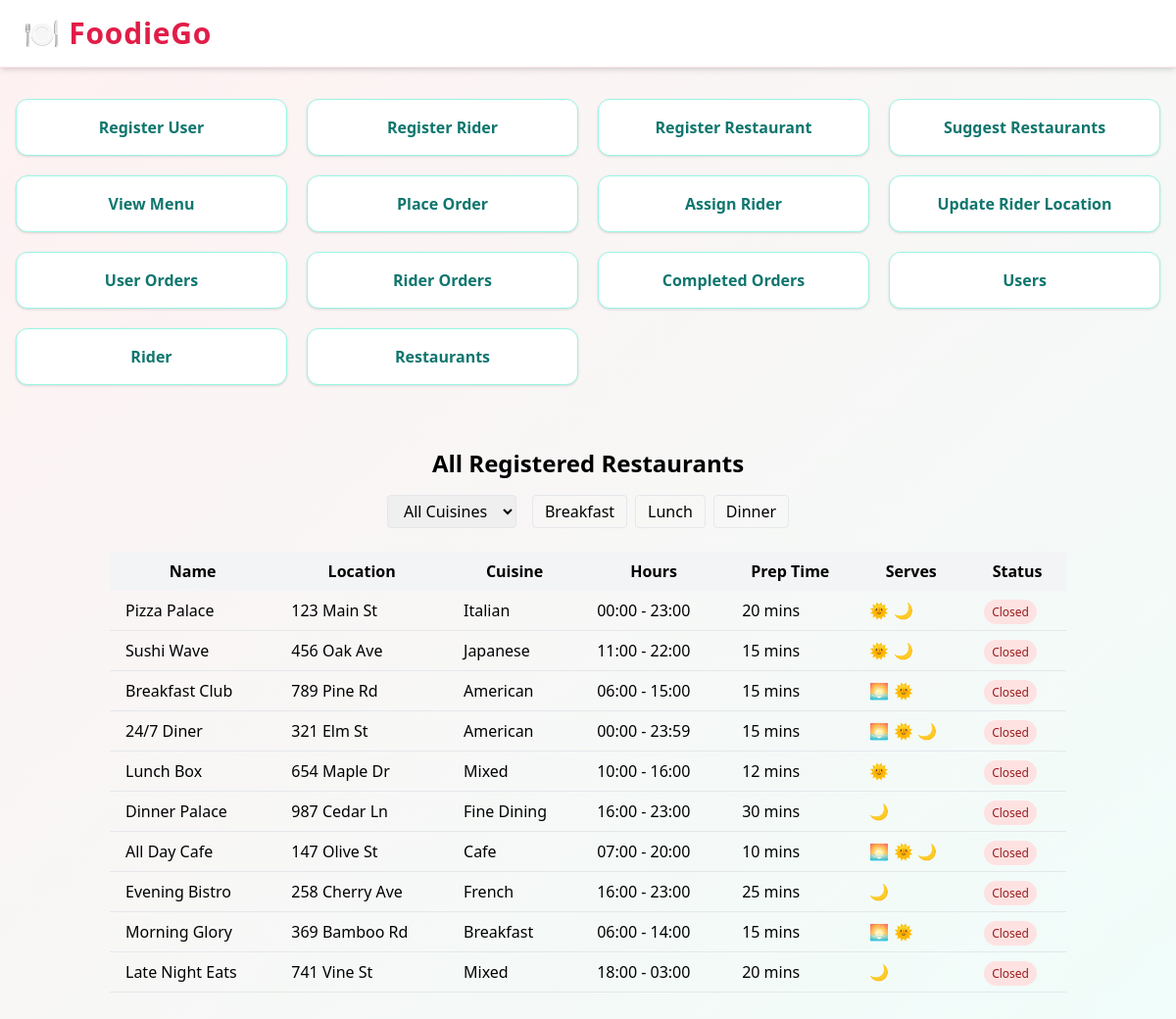
The app's page /restaurants with its own data.
### tables this page shows
CREATE TABLE restaurants (
                    restaurant_id INTEGER PRIMARY KEY AUTOINCREMENT,
                    name TEXT NOT NULL,
                    location TEXT NOT NULL,
                    food_type TEXT DEFAULT 'Mixed',
                    prep_time INTEGER DEFAULT 10,
                    opening_time TIME DEFAULT '09:00:00',
                    closing_time TIME DEFAULT '22:00:00',
                    serves_breakfast BOOLEAN DEFAULT 1,
                    serves_lunch BOOLEAN DEFAULT 1,
                    serves_dinner BOOLEAN DEFAULT 1
                );

### routes/restaurant_routes.py (the view)
@restaurant_routes.route('/restaurants')
def get_all_restaurants():
    try:
        with db_cursor() as cursor:
            cursor.execute("SELECT * FROM restaurants")
            restaurants = cursor.fetchall()
        if not restaurants:
            return render_template('restaurant.html', error="No restaurants found.")
        return render_template('restaurant.html', restaurants=restaurants)
    except Exception as e:
        print(f"Error: {e}")
        return render_template('restaurant.html', error="Error loading restaurants.")

### db.py (called while the page is built)
@contextmanager
def db_cursor():
    conn = sqlite3.connect('food_delivery.db')
    conn.row_factory = sqlite3.Row  # Set BEFORE creating the cursor!
    cursor = conn.cursor()
    try:
        yield cursor
        conn.commit()
    except Exception as e:
        conn.rollback()
        raise e
    finally:
        cursor.close()
        conn.close()

### templates/restaurant.html (shortened to what this page needs)
{% extends 'base.html' %}
{% block content %}
<div class="container mx-auto p-6">
    <h2 class="text-2xl font-bold text-center mb-4">All Registered Restaurants</h2>
    <div class="mb-6 flex gap-4 justify-center">
        <select class="border rounded px-3 py-1" id="cuisineFilter">
            <option value="">All Cuisines</option>
        </select>
        <div class="flex gap-2">
            <button class="px-3 py-1 rounded border" data-meal="breakfast">Breakfast</button>
            <button class="px-3 py-1 rounded border" data-meal="lunch">Lunch</button>
            <button class="px-3 py-1 rounded border" data-meal="dinner">Dinner</button>
        </div>
    </div>
    {% if restaurants %}
    <div class="overflow-x-auto">
        <table class="min-w-full table-auto border-collapse">
            <thead class="bg-gray-100">
                <tr>
                    <th class="px-4 py-2">Name</th>
                    <th class="px-4 py-2">Location</th>
                    <th class="px-4 py-2">Cuisine</th>
                    <th class="px-4 py-2">Hours</th>
                    <th class="px-4 py-2">Prep Time</th>
                    <th class="px-4 py-2">Serves</th>
                    <th class="px-4 py-2">Status</th>
                </tr>
            </thead>
            <tbody>
                {% for restaurant in restaurants %}
                <tr class="border-b hover:bg-gray-50">
                    <td class="px-4 py-2 font-medium">{{ restaurant.name }}</td>
                    <td class="px-4 py-2">{{ restaurant.location }}</td>
                    <td class="px-4 py-2">{{ restaurant.food_type }}</td>
                    <td class="px-4 py-2">
                        {{ restaurant.opening_time }} - {{ restaurant.closing_time }}
                    </td>
                    <td class="px-4 py-2">{{ restaurant.prep_time }} mins</td>
                    <td class="px-4 py-2">
                        {% if restaurant.serves_breakfast %}🌅{% endif %}
                        {% if restaurant.serves_lunch %}🌞{% endif %}
                        {% if restaurant.serves_dinner %}🌙{% endif %}
                    </td>
                    <td class="px-4 py-2">
                        {% if restaurant.is_open %}
                        <span class="px-2 py-1 rounded-full text-xs bg-green-100 text-green-800">Open</span>
                        {% else %}
                        <span class="px-2 py-1 rounded-full text-xs bg-red-100 text-red-800">Closed</span>
                        {% endif %}
                    </td>
                </tr>
                {% endfor %}
            </tbody>
        </table>
    </div>
    {% else %}
    <p class="text-center text-gray-500">No restaurants found.</p>
    {% endif %}
</div>
{% endblock %}

### static/css/styles.css (style rules this page uses)
body { background-color: #f3f4f6; }

### records on screen
restaurants: name "Pizza Palace", location "123 Main St", food_type "Italian", opening_time "00:00", closing_time "23:00", prep_time "20"
restaurants: name "Sushi Wave", location "456 Oak Ave", food_type "Japanese", opening_time "11:00", closing_time "22:00", prep_time "15"
restaurants: name "Breakfast Club", location "789 Pine Rd", food_type "American", opening_time "06:00", closing_time "15:00", prep_time "15"
restaurants: name "24/7 Diner", location "321 Elm St", food_type "American", opening_time "00:00", closing_time "23:59", prep_time "15"
restaurants: name "Lunch Box", location "654 Maple Dr", food_type "Mixed", opening_time "10:00", closing_time "16:00", prep_time "12"
restaurants: name "Dinner Palace", location "987 Cedar Ln", food_type "Fine Dining", opening_time "16:00", closing_time "23:00", prep_time "30"
restaurants: name "All Day Cafe", location "147 Olive St", food_type "Cafe", opening_time "07:00", closing_time "20:00", prep_time "10"
restaurants: name "Evening Bistro", location "258 Cherry Ave", food_type "French", opening_time "16:00", closing_time "23:00", prep_time "25"
restaurants: name "Morning Glory", location "369 Bamboo Rd", food_type "Breakfast", opening_time "06:00", closing_time "14:00", prep_time "15"
restaurants: name "Late Night Eats", location "741 Vine St", food_type "Mixed", opening_time "18:00", closing_time "03:00", prep_time "20"

### other values on screen
{{ label }} "Register User" "Register Rider" "Register Restaurant" "Suggest Restaurants" "View Menu" "Place Order" "Assign Rider" "Update Rider Location" "User Orders" "Rider Orders" "Completed Orders" "Users" "Rider" "Restaurants"
